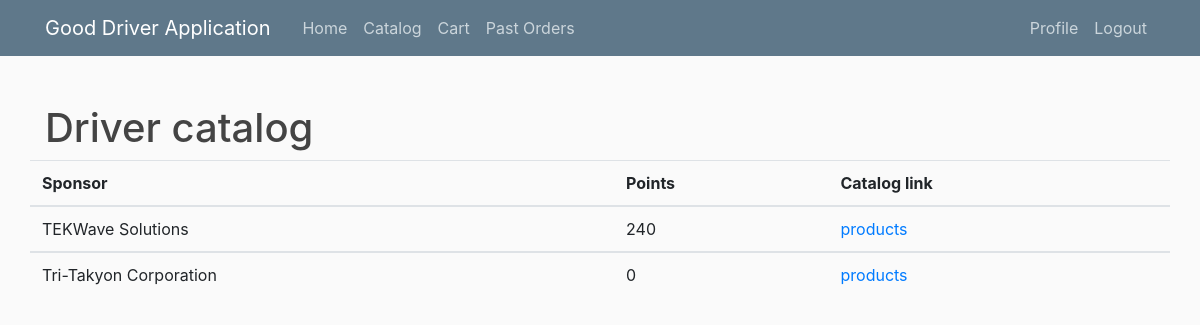
Page /driver_catlogs/ (signed in) on the committed database.
### users/models.py (models this page shows)
class Sponsorship(models.Model):
	sponsor_company = models.CharField(max_length=30, default = "")
	driver = models.CharField(max_length=30)
	driver_points = models.IntegerField(default=0)
	price_scalar = models.FloatField(default=1)

### portal/views.py (the view)
# urls.py: path('driver_catlogs/',views.driver_catalogs, name='driver-catalogs'),
def driver_catalogs(request):
    user = request.user
    gUser = GenericUser.objects.get(username=user.username)
    userType = gUser.type
    if userType == 'Driver' or userType == 'Sponsor':
        driver = driverGet(user)
        if userType == 'Sponsor':
            sponsor_list = Sponsorship.objects.filter(driver=driver.username,sponsor_company=Sponsor.objects.get(username=user.username).sponsor_company)
        else:
            sponsor_list = Sponsorship.objects.filter(driver=driver.username)
        sponsors = []
        for sponsor in sponsor_list:
            sponsors.append(sponsor)
        data = {
            "sponsors": sponsors
        }
        response = render(request, 'portal/driver_catalogs.html', data)
    else:
        response = redirect('home')
    return response

### portal/views.py (called while the page is built)
def driverGet(user):
    gUser = GenericUser.objects.get(username=user.username)
    if (gUser.type == 'Driver'):
        return Driver.objects.get(username=user.username)
    elif (gUser.type == 'Sponsor'):
        return Driver.objects.get(username=Sponsor.objects.get(username=user.username).driver_vicarious)

### portal/templates/portal/driver_catalogs.html
{% extends "portal/base_driver.html" %}
{% block content %}
<div class="row">
		<div class="col-md-12">
			<h1>Driver catalog</h1>
		</div>
</div>
<div class ="row">
{% if sponsors %}
	<table class="table">
		<tr>
			<th scope="col">Sponsor</th>
			<th scope="col">Points</th>
			<th scope="col">Catalog link</th>
		</tr>
		{% for sponsor in sponsors%}
		<tbody>
			<tr>
				<td>{{ sponsor.sponsor_company }}</td>
				<td>{{ sponsor.driver_points }}</td>
				<td><a href="{% url 'driver-product-home' 8 1 sponsor.sponsor_company %}">products</a></td>
			</tr>
		</tbody>
		{% endfor %}
	</table>
	{% else %}
	<p class="text-secondary">No Sponsors To Display</p>
	{% endif %}
</div>
{% endblock content%}

### portal/static/portal/main.css (style rules this page uses)
body { background: #fafafa; color: #333333; margin-top: 5rem; }
h1, h2, h3, h4, h5, h6 { color: #444444; }

### rows in the picture
Sponsorship: sponsor_company "TEKWave Solutions", driver_points "240"
Sponsorship: sponsor_company "Tri-Takyon Corporation", driver_points "0"
